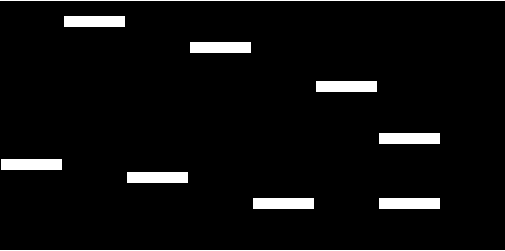
#> input picture workingWithImages/images/mask.png, 505 x 251 px, found by its file name
$ jupyter execute excercise.ipynb
#> lines starting #> are read from the running program, lines starting #| are printed output that depends on the picture
# EXCERCISE

[cell 1]
from PIL import Image

[cell 2]
import os
dir = os.getcwdb()
dir

[cell 3]
dir = "c:\\Users\\GL503GE\\Desktop\\notebook J\\CSES\\workingWithImages\\images\\"
dir

[cell 4]
mask = Image.open(dir+"mask.png")
#> mask is the input picture: PIL image 505x251 RGBA; mean R, G, B, A 12.8, 12.8, 12.8, 255

[cell 5]
mask

[cell 6]
wordMatrix = Image.open(dir+"wordMatrix.png")
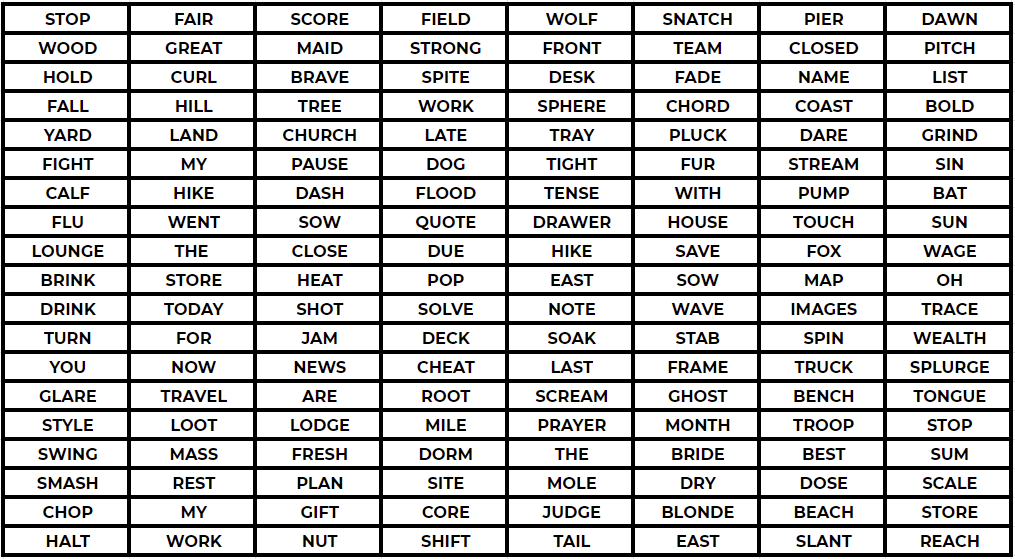
#> input picture workingWithImages/images/wordMatrix.png, 1015 x 559 px, found by its file name
#> wordMatrix is the input picture: PIL image 1015x559 RGBA; mean R, G, B, A 192.9, 192.7, 192.7, 255

[cell 7]
wordMatrix

[cell 8]
print(mask.size)
#| (505, 251)
print(wordMatrix.size)
#| (1015, 559)

[cell 9]
mask = mask.resize((1015,559))
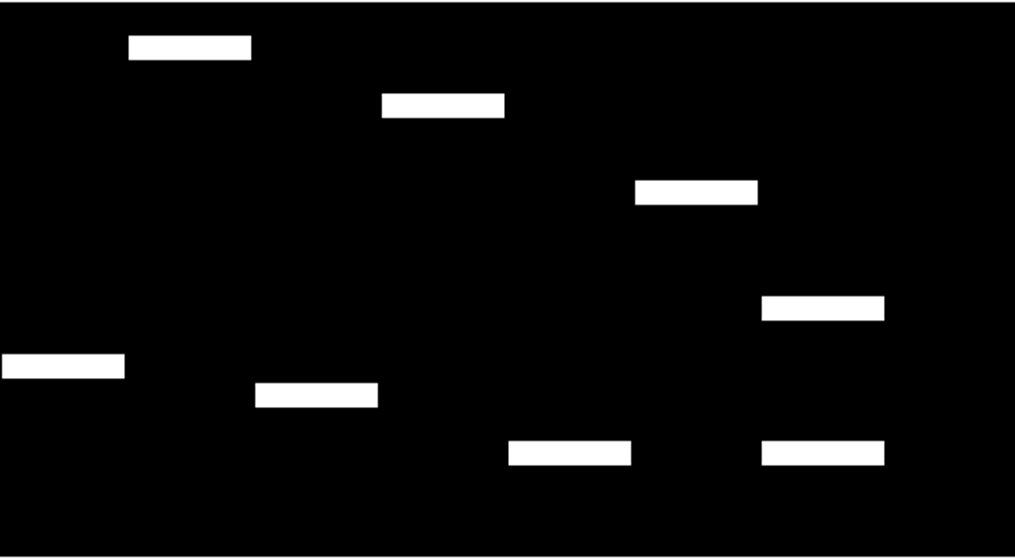
#> mask: PIL image 1015x559 RGBA; mean R, G, B, A 12.9, 12.9, 12.9, 255
mask

[cell 10]
print(mask.size)
#| (1015, 559)
print(wordMatrix.size)
#| (1015, 559)

[cell 11]
mask.putalpha(100)
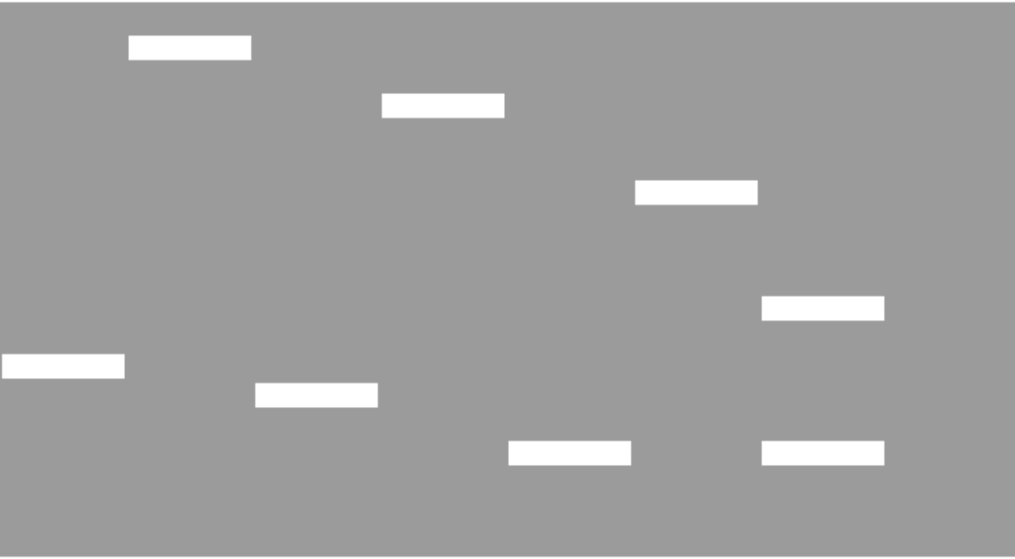
#> mask: PIL image 1015x559 RGBA; mean R, G, B, A 12.9, 12.9, 12.9, 100; transparent parts drawn white
mask

[cell 12]
wordMatrix.paste(im=mask,box=(0,0),mask=mask)
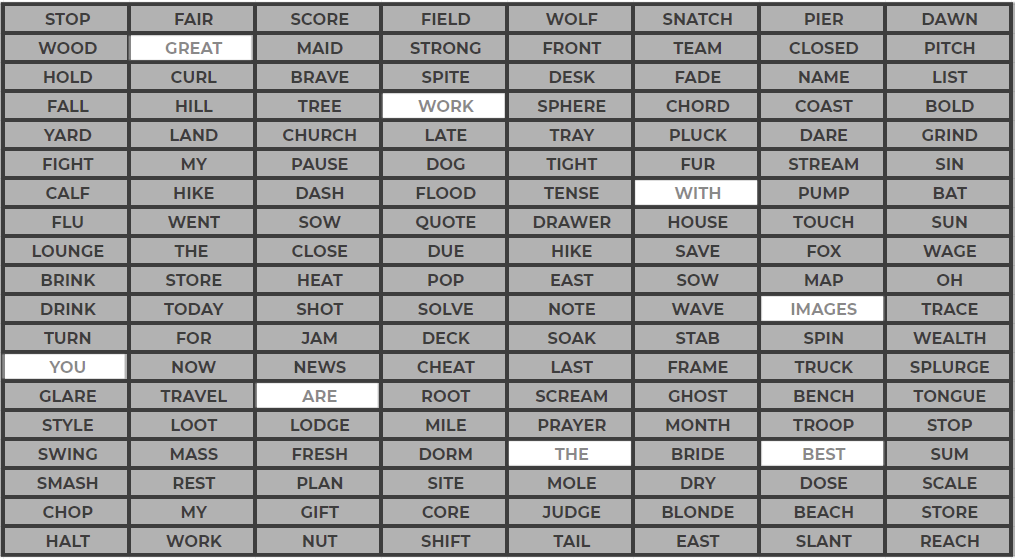
#> wordMatrix: PIL image 1015x559 RGBA; mean R, G, B, A 122.3, 122.2, 122.2, 194; transparent parts drawn white
